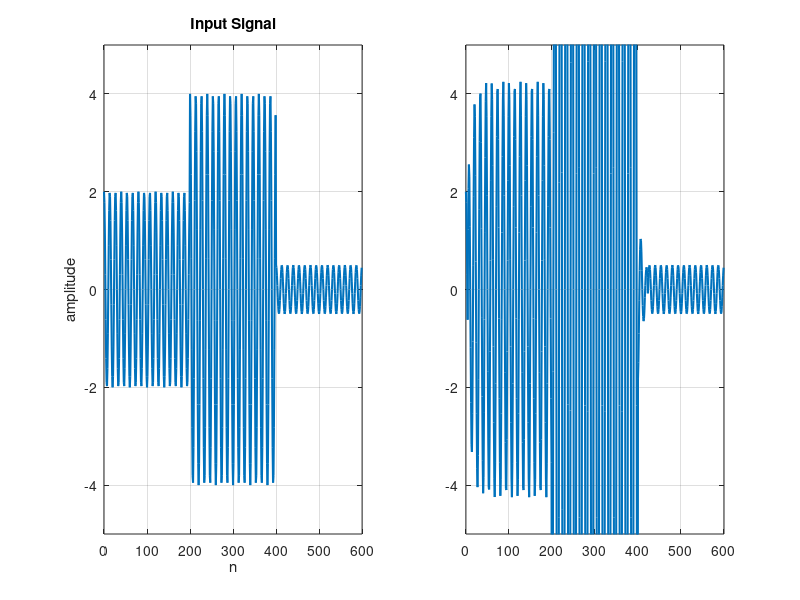

The MATLAB source for this figure:
%% *Homework3_3*
%% Clear workspace
close all;
clear;
clc;
%% Homework1
% t = linspace(1, 100, 300);
% f = 100;
% 
% for i = 0
%     x = A(i) * cos(2 * pi * f * t);
%     x_mean = (2 * pi) / A;
%     x_2 = 0.5 * A ^ 2;
% end

%% Homework2

w0 = pi * 0.15;
n = [0:199; 200:399; 400:599];
A = [2 4 0.5];
x = cos(w0 * n) .* A';
x = x';
x = x(1:end);
n=n';
n=n(1:end);
lambda = 0.9;
c0 = 0.5;
rho = 0.2;
b = 1 - lambda;
a = [1 -lambda];
cn = filter(b, a, abs(x));
gn = ones(1, length(cn));
gn(cn >= c0) = (cn(cn>=c0) / c0) .* (rho - 1);
yn = gn .* x;
figure('Name','Input Signal vs Compressed Signal');
subplot(1,2,1)
plot(n,x,'LineWidth',1.5);
xlim([0 600]);
ylim([-5 5]);
grid on;
title('Input Signal');
xlabel('n');
ylabel('amplitude')
subplot(1,2,2)
plot(n,yn,'LineWidth',1.5);
xlim([0 600]);
ylim([-5 5]);
grid on;
